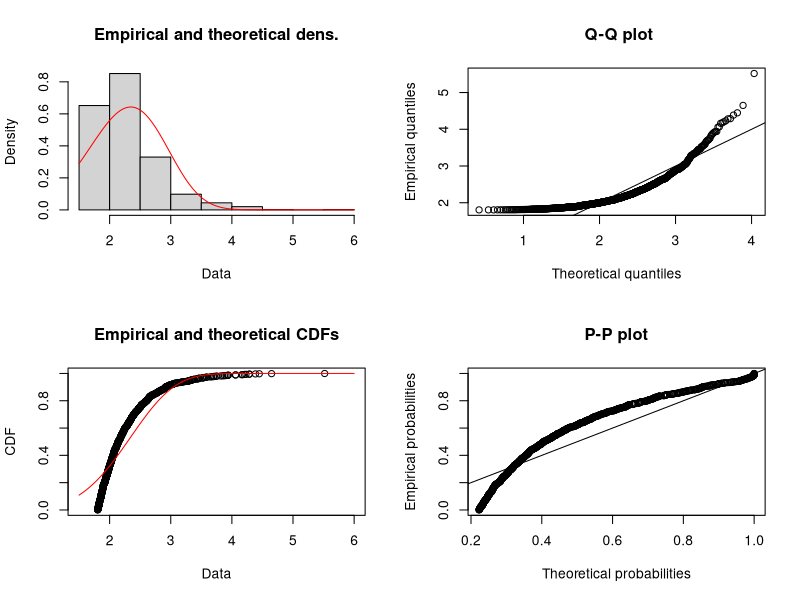
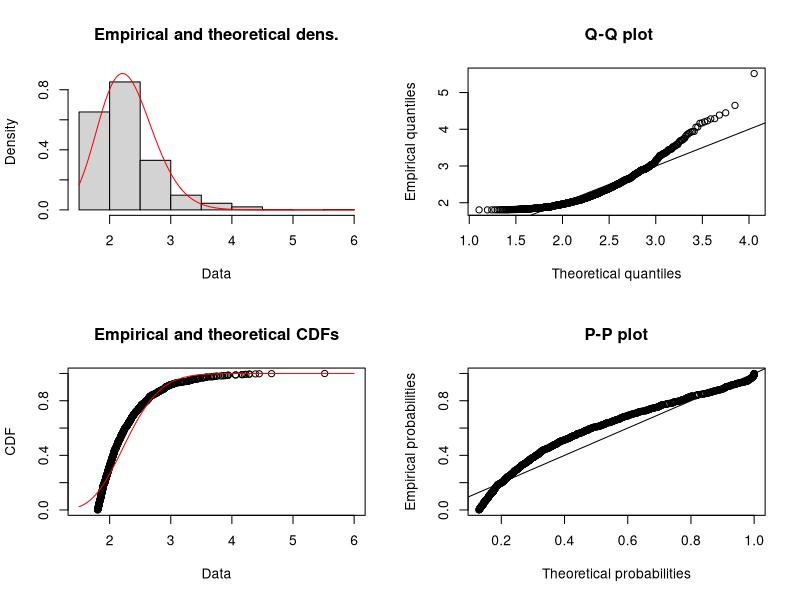
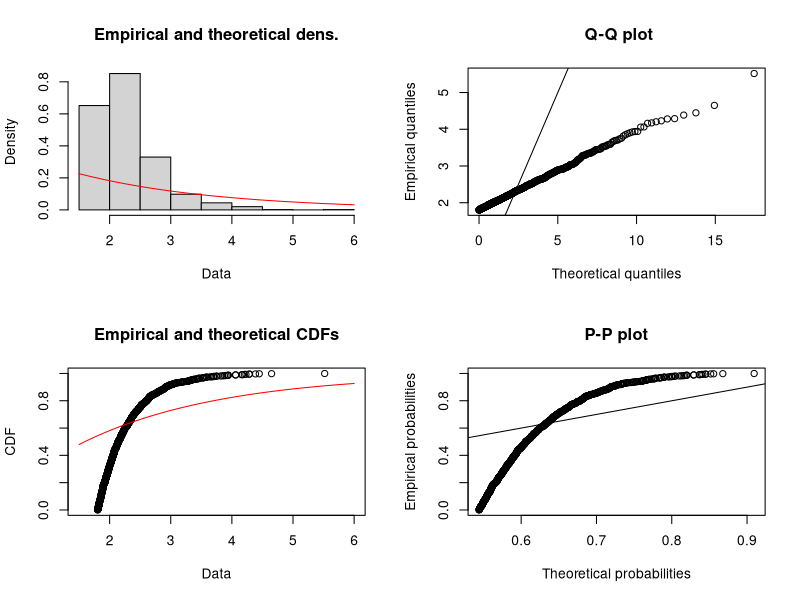
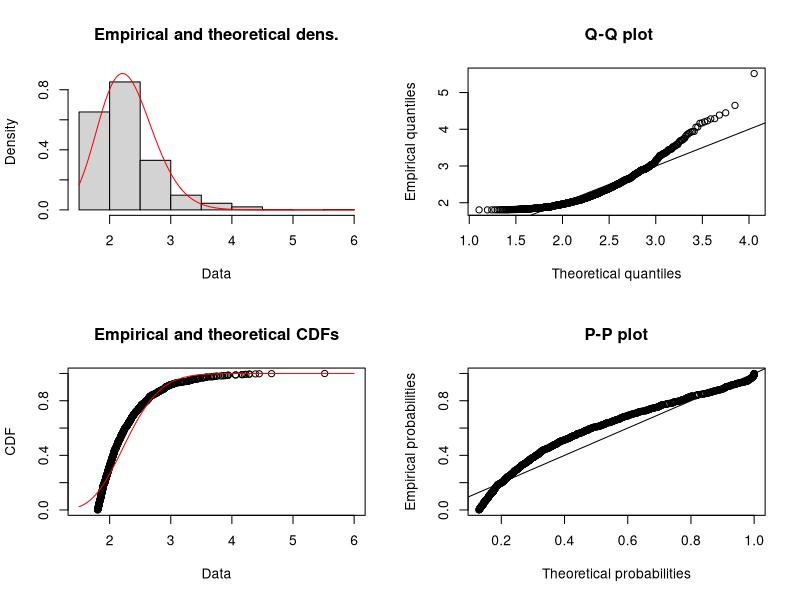

Reproduce these figures in R, in order.
# Load necessary libraries
library(MASS) # For fitting distributions
library(fitdistrplus) # For goodness-of-fit measures

# Set seed for reproducibility
set.seed(123)

# Simulate data from SGSL distribution
simulate_SGSL <- function(n, theta, mu) {
  u <- runif(n)
  F_inv <- function(u, theta, mu) {
    return(-log((1 - u) / (1 + theta * (1 + mu))) / theta + mu)
  }
  return(F_inv(u, theta, mu))
}

n <- 1000
theta <- 2
mu <- 1
data_SGSL <- simulate_SGSL(n, theta, mu)

# Fit distributions to the data
fit_SGSL <- fitdist(data_SGSL, "weibull", start = list(shape = 1, scale = 1)) # Replace with SGSL fitting
fit_Lindley <- fitdist(data_SGSL, "gamma", start = list(shape = 1, scale = 1)) # Replace with Lindley fitting
fit_Exponential <- fitdist(data_SGSL, "exp")
fit_Shifted_Lindley <- fitdist(data_SGSL, "gamma", start = list(shape = 1, scale = 1)) # Replace with Shifted Lindley fitting

# Calculate AIC for comparison
aic_values <- c(
  SGSL = fit_SGSL$aic,
  Lindley = fit_Lindley$aic,
  Exponential = fit_Exponential$aic,
  Shifted_Lindley = fit_Shifted_Lindley$aic
)

# Plot fitted distributions
pdf("fit_comparison.pdf")
par(mfrow = c(2, 2))
plot(fit_SGSL)
plot(fit_Lindley)
plot(fit_Exponential)
plot(fit_Shifted_Lindley)
dev.off()

# Output AIC values
aic_values
